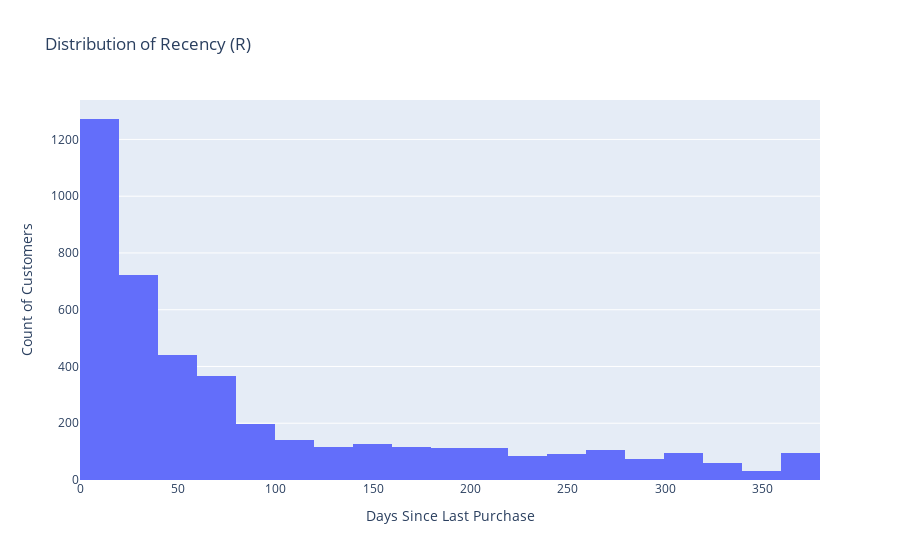

Source (notebook cell):
### Code cell
import plotly.express as px

# Recency Distribution
fig_recency = px.histogram(rfm, x='Recency', nbins=20, title='Distribution of Recency (R)')
fig_recency.update_xaxes(title='Days Since Last Purchase')
fig_recency.update_yaxes(title='Count of Customers')
fig_recency.show()

### Figure 1 — Plotly figure (JSON) as saved in the notebook; plotly's stock layout.template omitted (floating-point values rounded to 4 significant figures; data arrays with more than 128 entries replaced by an {"elided": "..."} marker saying what was removed)
{"data": [{"alignmentgroup": "True", "bingroup": "x", "hovertemplate": "Recency=%{x}<br>count=%{y}<extra></extra>", "legendgroup": "", "marker": {"color": "#636efa", "pattern": {"shape": ""}}, "name": "", "nbinsx": 20, "offsetgroup": "", "orientation": "v", "showlegend": false, "type": "histogram", "x": {"elided": "4372 int values"}, "xaxis": "x", "yaxis": "y"}], "layout": {"barmode": "relative", "legend": {"tracegroupgap": 0}, "title": {"text": "Distribution of Recency (R)"}, "xaxis": {"anchor": "y", "domain": [0, 1], "title": {"text": "Days Since Last Purchase"}}, "yaxis": {"anchor": "x", "domain": [0, 1], "title": {"text": "Count of Customers"}}}}
